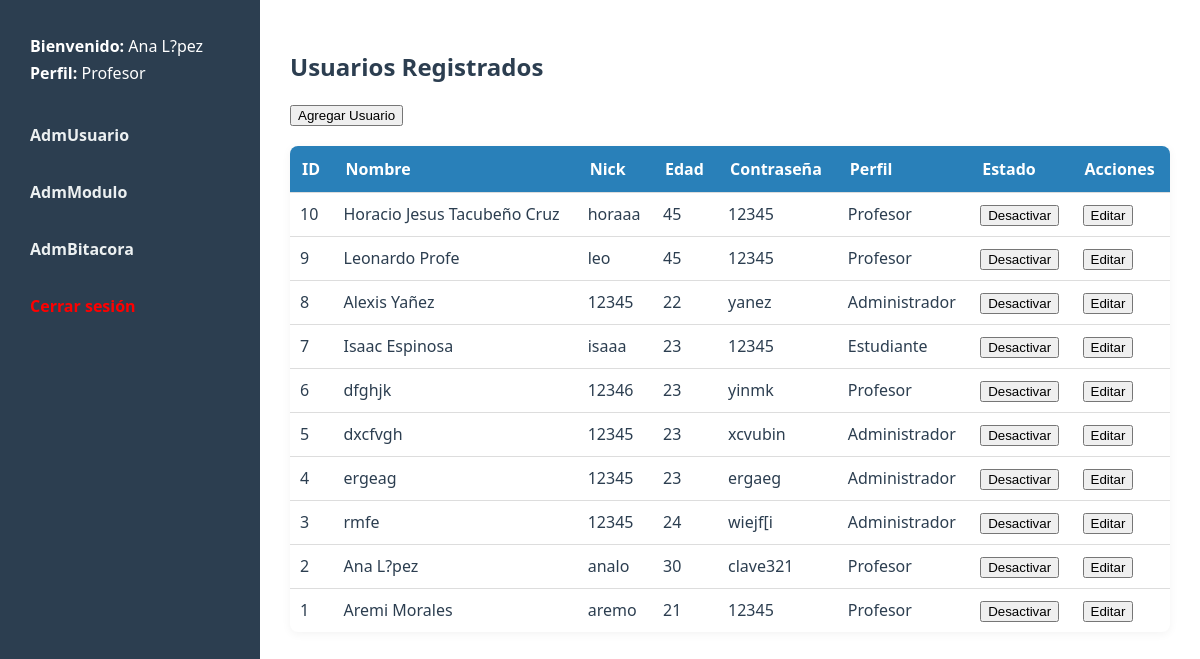
The app's page /AdmUsuario/index.php (signed in) with its own data.
### tables this page shows
CREATE TABLE `modulo` (
  `Id_mod` int(11) NOT NULL,
  `Nombre` varchar(40) DEFAULT NULL,
  `Url` varchar(70) DEFAULT NULL,
  `Borrado` char(1) DEFAULT NULL
);

CREATE TABLE `usuario` (
  `id_u` int(11) NOT NULL,
  `Nick` varchar(20) DEFAULT NULL,
  `Pwd` varchar(8) DEFAULT NULL,
  `Borrado` char(1) DEFAULT NULL,
  `Id_p` int(11) DEFAULT NULL,
  `Id_person` int(11) NOT NULL
);

CREATE TABLE `persona` (
  `id` int(11) NOT NULL,
  `nombre` varchar(255) NOT NULL,
  `edad` int(11) DEFAULT NULL,
  `correo` varchar(255) NOT NULL,
  `borrado` bit(1) DEFAULT b'0'
);

CREATE TABLE `perfil` (
  `Id_p` int(11) NOT NULL,
  `Nombre` varchar(25) DEFAULT NULL,
  `Descripcion` varchar(70) DEFAULT NULL,
  `Borrado` char(1) DEFAULT NULL
);

### AdmUsuario/controlador/controlador.php (called while the page is built, shortened)
<?php
include_once $_SERVER['DOCUMENT_ROOT'] . '/SEyBT/config/conexion.php';
include_once $_SERVER['DOCUMENT_ROOT'] . '/SEyBT/AdmUsuario/modelo/modelo.php';
$perfil = $_SESSION['perfil'];
$modulos = obtenerModulosPorPerfil($conn, $perfil);
$usuarios = obtenerUsuarios($conn);
?>

### AdmUsuario/modelo/modelo.php (called while the page is built, shortened)
<?php
function obtenerModulosPorPerfil($conn, $perfil) {
    $sql = "SELECT modulo.nombre, modulo.url
            FROM modulo
            INNER JOIN mod_perfil ON mod_perfil.Id_mod = modulo.Id_mod
            WHERE mod_perfil.Id_p = (SELECT Id_p FROM perfil WHERE Nombre = ?)";
    $stmt = $conn->prepare($sql);
    $stmt->bind_param("s", $perfil);
    $stmt->execute();
    $result = $stmt->get_result();
    $modulos = [];
    while ($row = $result->fetch_assoc()) {
        $modulos[] = $row;
    }
    return $modulos;
}
function obtenerUsuarios($conn) {
    $sql = "SELECT usuario.Id_u, persona.Nombre, usuario.Nick, persona.Edad, usuario.Pwd, usuario.Borrado, perfil.Nombre AS Perfil
            FROM usuario
            LEFT JOIN persona ON usuario.Id_person = persona.id
            LEFT JOIN perfil ON usuario.Id_p = perfil.Id_p
            WHERE persona.Borrado = 0
            ORDER BY usuario.Id_u DESC";
    $result = $conn->query($sql);
    $usuarios = [];
    while ($row = $result->fetch_assoc()) {
        $usuarios[] = $row;
    }
    return $usuarios;
}
?>

### AdmUsuario/index.php (the view, shortened to what this page needs)
<?php
include './controlador/controlador.php';
?>
<!DOCTYPE html>
<html lang="es">
<head>
    <link rel="stylesheet" href="../css/estilo.css">
</head>
<body>
<aside>
    <div class="bienvenida">
        <p><strong>Bienvenido:</strong> <?= $_SESSION['usuario'] ?></p>
        <p><strong>Perfil:</strong> <?= $_SESSION['perfil'] ?? 'No definido' ?></p>
    </div>
    <?php foreach ($modulos as $modulo): ?>
        <a href="<?= '/SEyBT'.$modulo['url'] ?>"><?= $modulo['nombre'] ?></a>
    <?php endforeach; ?>
    <a href="../logout.php" style="color:red;">Cerrar sesión</a>
</aside>
<main>
    <h2>Usuarios Registrados</h2>
    <form action="agregar.php" method="post">
        <input type="submit" value="Agregar Usuario">
    </form>
    <table>
        <tr>
            <th>ID</th>
            <th>Nombre</th>
            <th>Nick</th>
            <th>Edad</th>
            <th>Contraseña</th>
            <th>Perfil</th>
            <th>Estado</th>
            <th>Acciones</th>
        </tr>
        <?php foreach ($usuarios as $row): ?>
        <tr>
            <td><?= $row['Id_u'] ?></td>
            <td><?= $row['Nombre'] ?></td>
            <td><?= $row['Nick'] ?></td>
            <td><?= $row['Edad'] ?></td>
            <td><?= $row['Pwd'] ?></td>
            <td><?= $row['Perfil'] ?></td>
            <td>
                <form action="./controlador/activar_controlador.php" method="post">
                    <input type="submit" value="<?= isset($row['Borrado']) && $row['Borrado'] == 1 ? 'Activar' : 'Desactivar' ?>">
                </form>
            </td>
            <td>
                <form action="editar.php" method="post">
                    <input type="submit" value="Editar">
                </form>
            </td>
        </tr>
        <?php endforeach; ?>
    </table>
</main>
</body>
</html>

### css/estilo.css (style rules this page uses)
body { font-family: 'Segoe UI', Tahoma, Geneva, Verdana, sans-serif; margin: 0; display: flex; background-color: #f4f6f8; color: #2c3e50; }
aside { width: 220px; background-color: #2c3e50; padding: 20px; height: 100vh; box-shadow: 2px 0 5px rgb(255, 255, 255); }
.bienvenida { color: #ffffff; padding: 10px; border-radius: 5px; margin-bottom: 15px; }
.bienvenida p { margin: 5px 0; }
aside a { display: block; margin-bottom: 15px; text-decoration: none; color: #ecf0f1; font-weight: bold; padding: 10px; border-radius: 5px; transition: 0.2s ease; }
aside a:last-child { color: #e74c3c; }
main { padding: 30px; flex: 1; background-color: #fff; }
table { width: 100%; border-collapse: collapse; margin-top: 20px; background-color: #fff; border-radius: 8px; overflow: hidden; box-shadow: 0 2px 10px rgba(0, 0, 0, 0.05); }
th { background-color: #2980b9; color: white; padding: 12px; text-align: left; }
td { padding: 10px; border-top: 1px solid #ddd; }

### records on screen
modulo: Nombre "AdmUsuario"
modulo: Nombre "AdmModulo"
modulo: Nombre "AdmBitacora"
usuario: id_u "10", Id_person.nombre "Horacio Jesus Tacubeño Cruz", Nick "horaaa", Id_person.edad "45", Pwd "12345", Id_p.Nombre "Profesor", Borrado "Desactivar"
usuario: id_u "9", Id_person.nombre "Leonardo Profe", Nick "leo", Id_person.edad "45", Pwd "12345", Id_p.Nombre "Profesor", Borrado "Desactivar"
usuario: id_u "8", Id_person.nombre "Alexis Yañez", Nick "12345", Id_person.edad "22", Pwd "yanez", Id_p.Nombre "Administrador", Borrado "Desactivar"
usuario: id_u "7", Id_person.nombre "Isaac Espinosa", Nick "isaaa", Id_person.edad "23", Pwd "12345", Id_p.Nombre "Estudiante", Borrado "Desactivar"
usuario: id_u "6", Id_person.nombre "dfghjk", Nick "12346", Id_person.edad "23", Pwd "yinmk", Id_p.Nombre "Profesor", Borrado "Desactivar"
usuario: id_u "5", Id_person.nombre "dxcfvgh", Nick "12345", Id_person.edad "23", Pwd "xcvubin", Id_p.Nombre "Administrador", Borrado "Desactivar"
usuario: id_u "4", Id_person.nombre "ergeag", Nick "12345", Id_person.edad "23", Pwd "ergaeg", Id_p.Nombre "Administrador", Borrado "Desactivar"
usuario: id_u "3", Id_person.nombre "rmfe", Nick "12345", Id_person.edad "24", Pwd "wiejf[i", Id_p.Nombre "Administrador", Borrado "Desactivar"
usuario: id_u "2", Id_person.nombre "Ana L?pez", Nick "analo", Id_person.edad "30", Pwd "clave321", Id_p.Nombre "Profesor", Borrado "Desactivar"
usuario: id_u "1", Id_person.nombre "Aremi Morales", Nick "aremo", Id_person.edad "21", Pwd "12345", Id_p.Nombre "Profesor", Borrado "Desactivar"

### other values on screen
$_SESSION['usuario'] "Ana L?pez"
$_SESSION['perfil'] "Profesor"
